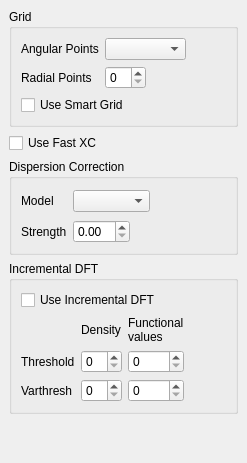
          <widget class="QWidget" name="AdvancedDFT" >
           <layout class="QVBoxLayout" >
            <property name="margin" >
             <number>9</number>
            </property>
            <property name="spacing" >
             <number>6</number>
            </property>
            <item>
             <widget class="QGroupBox" name="groupBox_3" >
              <property name="title" >
               <string>Grid</string>
              </property>
              <layout class="QGridLayout" >
               <property name="margin" >
                <number>9</number>
               </property>
               <property name="spacing" >
                <number>6</number>
               </property>
               <item row="1" column="1" >
                <layout class="QHBoxLayout" >
                 <property name="margin" >
                  <number>0</number>
                 </property>
                 <property name="spacing" >
                  <number>6</number>
                 </property>
                 <item>
                  <widget class="QSpinBox" name="qui_radial_grid" />
                 </item>
                 <item>
                  <spacer>
                   <property name="orientation" >
                    <enum>Qt::Horizontal</enum>
                   </property>
                   <property name="sizeHint" >
                    <size>
                     <width>40</width>
                     <height>20</height>
                    </size>
                   </property>
                  </spacer>
                 </item>
                </layout>
               </item>
               <item row="0" column="0" >
                <widget class="QLabel" name="label_80" >
                 <property name="text" >
                  <string>Angular Points</string>
                 </property>
                </widget>
               </item>
               <item row="1" column="0" >
                <widget class="QLabel" name="label_16" >
                 <property name="text" >
                  <string>Radial Points</string>
                 </property>
                </widget>
               </item>
               <item row="2" column="0" colspan="2" >
                <widget class="QCheckBox" name="xc_smart_grid" >
                 <property name="text" >
                  <string>Use Smart Grid</string>
                 </property>
                </widget>
               </item>
               <item row="0" column="1" >
                <widget class="QComboBox" name="xc_grid" />
               </item>
               <item row="0" column="2" >
                <spacer>
                 <property name="orientation" >
                  <enum>Qt::Horizontal</enum>
                 </property>
                 <property name="sizeHint" >
                  <size>
                   <width>40</width>
                   <height>20</height>
                  </size>
                 </property>
                </spacer>
               </item>
              </layout>
             </widget>
            </item>
            <item>
             <widget class="QCheckBox" name="fast_xc" >
              <property name="text" >
               <string>Use Fast XC</string>
              </property>
             </widget>
            </item>
            <item>
             <widget class="QGroupBox" name="groupBox_2" >
              <property name="title" >
               <string>Dispersion Correction</string>
              </property>
              <layout class="QGridLayout" >
               <property name="margin" >
                <number>9</number>
               </property>
               <property name="spacing" >
                <number>6</number>
               </property>
               <item row="1" column="1" >
                <layout class="QHBoxLayout" >
                 <property name="margin" >
                  <number>0</number>
                 </property>
                 <property name="spacing" >
                  <number>6</number>
                 </property>
                 <item>
                  <widget class="QDoubleSpinBox" name="dft_d_a" >
                   <property name="singleStep" >
                    <double>0.01</double>
                   </property>
                  </widget>
                 </item>
                 <item>
                  <spacer>
                   <property name="orientation" >
                    <enum>Qt::Horizontal</enum>
                   </property>
                   <property name="sizeHint" >
                    <size>
                     <width>16</width>
                     <height>20</height>
                    </size>
                   </property>
                  </spacer>
                 </item>
                </layout>
               </item>
               <item row="0" column="0" >
                <widget class="QLabel" name="label_76" >
                 <property name="text" >
                  <string>Model</string>
                 </property>
                </widget>
               </item>
               <item row="0" column="1" >
                <widget class="QComboBox" name="dft_d" />
               </item>
               <item row="0" column="2" >
                <spacer>
                 <property name="orientation" >
                  <enum>Qt::Horizontal</enum>
                 </property>
                 <property name="sizeHint" >
                  <size>
                   <width>47</width>
                   <height>26</height>
                  </size>
                 </property>
                </spacer>
               </item>
               <item row="1" column="0" >
                <widget class="QLabel" name="label_98" >
                 <property name="text" >
                  <string>Strength</string>
                 </property>
                </widget>
               </item>
              </layout>
             </widget>
            </item>
            <item>
             <widget class="QGroupBox" name="groupBox_9" >
              <property name="title" >
               <string>Incremental DFT</string>
              </property>
              <layout class="QVBoxLayout" >
               <property name="margin" >
                <number>9</number>
               </property>
               <property name="spacing" >
                <number>6</number>
               </property>
               <item>
                <widget class="QCheckBox" name="incdft" >
                 <property name="text" >
                  <string>Use Incremental DFT</string>
                 </property>
                </widget>
               </item>
               <item>
                <layout class="QGridLayout" >
                 <property name="margin" >
                  <number>0</number>
                 </property>
                 <property name="spacing" >
                  <number>6</number>
                 </property>
                 <item row="1" column="3" >
                  <spacer>
                   <property name="orientation" >
                    <enum>Qt::Horizontal</enum>
                   </property>
                   <property name="sizeHint" >
                    <size>
                     <width>40</width>
                     <height>20</height>
                    </size>
                   </property>
                  </spacer>
                 </item>
                 <item row="1" column="0" >
                  <widget class="QLabel" name="label_141" >
                   <property name="text" >
                    <string>Threshold</string>
                   </property>
                  </widget>
                 </item>
                 <item row="2" column="1" >
                  <widget class="QSpinBox" name="incdft_dendiff_varthresh" />
                 </item>
                 <item row="1" column="1" >
                  <widget class="QSpinBox" name="incdft_dendiff_thresh" />
                 </item>
                 <item row="2" column="2" >
                  <widget class="QSpinBox" name="incdft_griddiff_varthresh" />
                 </item>
                 <item row="1" column="2" >
                  <widget class="QSpinBox" name="incdft_griddiff_thresh" />
                 </item>
                 <item row="0" column="2" >
                  <widget class="QLabel" name="label_143" >
                   <property name="text" >
                    <string>Functional
values</string>
                   </property>
                  </widget>
                 </item>
                 <item row="2" column="0" >
                  <widget class="QLabel" name="label_144" >
                   <property name="text" >
                    <string>Varthresh</string>
                   </property>
                  </widget>
                 </item>
                 <item row="0" column="1" >
                  <widget class="QLabel" name="label_142" >
                   <property name="text" >
                    <string>Density</string>
                   </property>
                  </widget>
                 </item>
                </layout>
               </item>
              </layout>
             </widget>
            </item>
            <item>
             <spacer>
              <property name="orientation" >
               <enum>Qt::Vertical</enum>
              </property>
              <property name="sizeHint" >
               <size>
                <width>20</width>
                <height>40</height>
               </size>
              </property>
             </spacer>
            </item>
           </layout>
          </widget>
